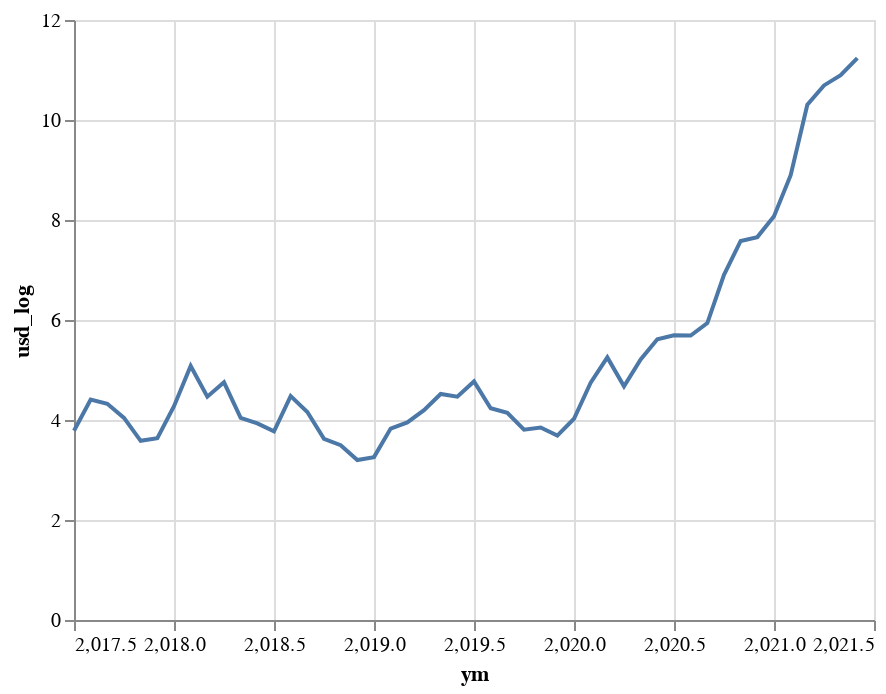

Source (notebook cell):
### Code cell
alt.Chart(sold_ym).encode(x="ym", y="usd_log").mark_line()

### Figure 1 — Vega-Lite specification as saved in the notebook (floating-point values rounded to 4 significant figures)
{"config": {"view": {"continuousWidth": 400, "continuousHeight": 300}}, "data": {"name": "data-eac67b72c66ad9025bdb1f9442406a65"}, "mark": "line", "encoding": {"x": {"type": "quantitative", "field": "ym"}, "y": {"type": "quantitative", "field": "usd_log"}}, "$schema": "https://vega.github.io/schema/vega-lite/v4.8.1.json", "datasets": {"data-eac67b72c66ad9025bdb1f9442406a65": [{"ym": 2018.0, "eth_log": -1.897, "usd_log": 3.784}, {"ym": 2018.0, "eth_log": -0.9943, "usd_log": 4.407}, {"ym": 2018.0, "eth_log": -1.273, "usd_log": 4.324}, {"ym": 2018.0, "eth_log": -1.609, "usd_log": 4.043}, {"ym": 2018.0, "eth_log": -2.12, "usd_log": 3.584}, {"ym": 2018.0, "eth_log": -2.303, "usd_log": 3.638}, {"ym": 2018.0, "eth_log": -2.12, "usd_log": 4.277}, {"ym": 2018.0, "eth_log": -1.897, "usd_log": 5.081}, {"ym": 2018.0, "eth_log": -2.303, "usd_log": 4.466}, {"ym": 2018.0, "eth_log": -1.609, "usd_log": 4.753}, {"ym": 2018.0, "eth_log": -1.897, "usd_log": 4.043}, {"ym": 2018.0, "eth_log": -2.526, "usd_log": 3.932}, {"ym": 2018.0, "eth_log": -2.592, "usd_log": 3.772}, {"ym": 2019.0, "eth_log": -1.661, "usd_log": 4.477}, {"ym": 2019.0, "eth_log": -1.609, "usd_log": 4.159}, {"ym": 2019.0, "eth_log": -1.865, "usd_log": 3.624}, {"ym": 2019.0, "eth_log": -1.897, "usd_log": 3.497}, {"ym": 2019.0, "eth_log": -1.966, "usd_log": 3.198}, {"ym": 2019.0, "eth_log": -1.386, "usd_log": 3.258}, {"ym": 2019.0, "eth_log": -1.05, "usd_log": 3.829}, {"ym": 2019.0, "eth_log": -1.109, "usd_log": 3.951}, {"ym": 2019.0, "eth_log": -0.7458, "usd_log": 4.197}, {"ym": 2019.0, "eth_log": -0.6455, "usd_log": 4.52}, {"ym": 2019.0, "eth_log": -0.6931, "usd_log": 4.466}, {"ym": 2020.0, "eth_log": -0.9163, "usd_log": 4.771}, {"ym": 2020.0, "eth_log": -1.204, "usd_log": 4.234}, {"ym": 2020.0, "eth_log": -1.204, "usd_log": 4.143}, {"ym": 2020.0, "eth_log": -1.386, "usd_log": 3.807}, {"ym": 2020.0, "eth_log": -1.386, "usd_log": 3.85}, {"ym": 2020.0, "eth_log": -1.347, "usd_log": 3.689}, {"ym": 2020.0, "eth_log": -0.9163, "usd_log": 4.025}, {"ym": 2020.0, "eth_log": -0.2614, "usd_log": 4.745}, {"ym": 2020.0, "eth_log": -0.2231, "usd_log": 5.252}, {"ym": 2020.0, "eth_log": -0.4308, "usd_log": 4.673}, {"ym": 2020.0, "eth_log": 0.0, "usd_log": 5.209}, {"ym": 2020.0, "eth_log": 0.2927, "usd_log": 5.613}, {"ym": 2020.0, "eth_log": 0.2069, "usd_log": 5.695}, {"ym": 2021.0, "eth_log": 0.09074, "usd_log": 5.69}, {"ym": 2021.0, "eth_log": -0.005025, "usd_log": 5.939}, {"ym": 2021.0, "eth_log": 1.03, "usd_log": 6.904}, {"ym": 2021.0, "eth_log": 1.705, "usd_log": 7.581}, {"ym": 2021.0, "eth_log": 1.386, "usd_log": 7.658}, {"ym": 2021.0, "eth_log": 1.609, "usd_log": 8.073}, {"ym": 2021.0, "eth_log": 1.773, "usd_log": 8.896}, {"ym": 2021.0, "eth_log": 2.78, "usd_log": 10.3}, {"ym": 2021.0, "eth_log": 3.219, "usd_log": 10.69}, {"ym": 2021.0, "eth_log": 3.177, "usd_log": 10.9}, {"ym": 2021.0, "eth_log": 3.144, "usd_log": 11.24}]}}
